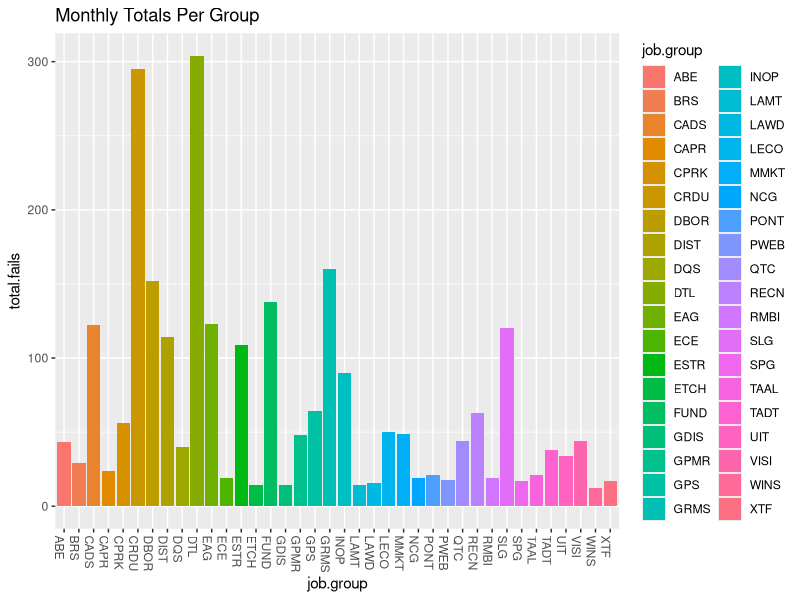
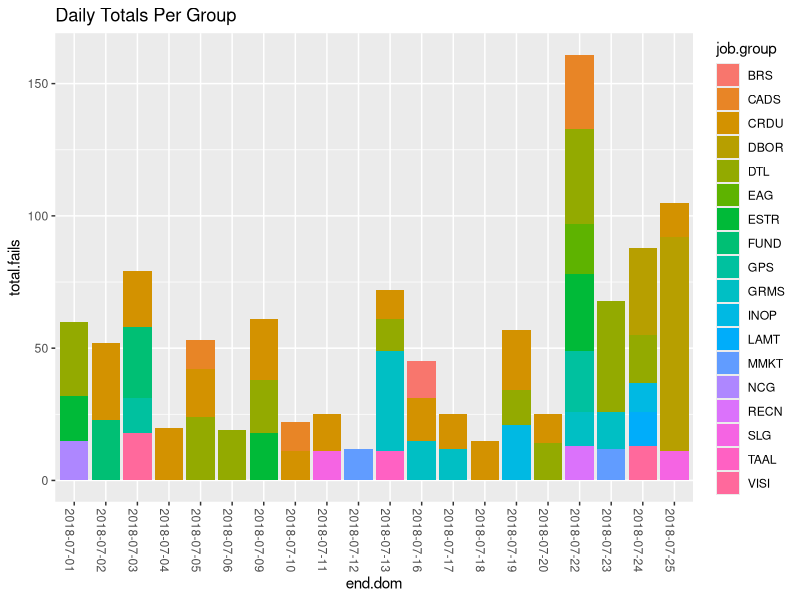
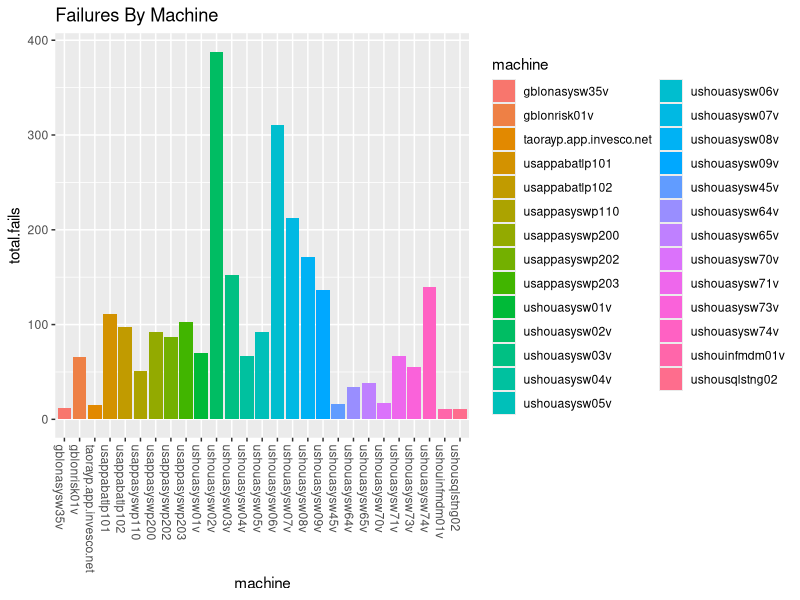
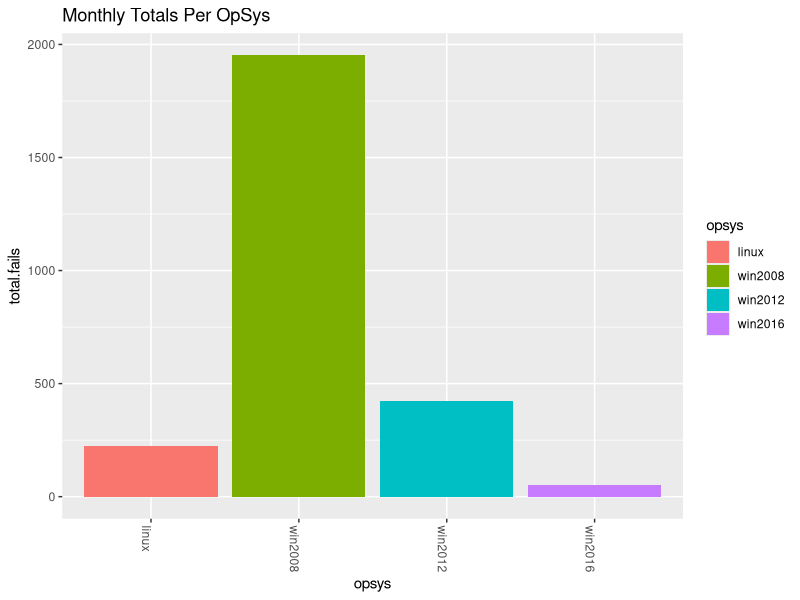
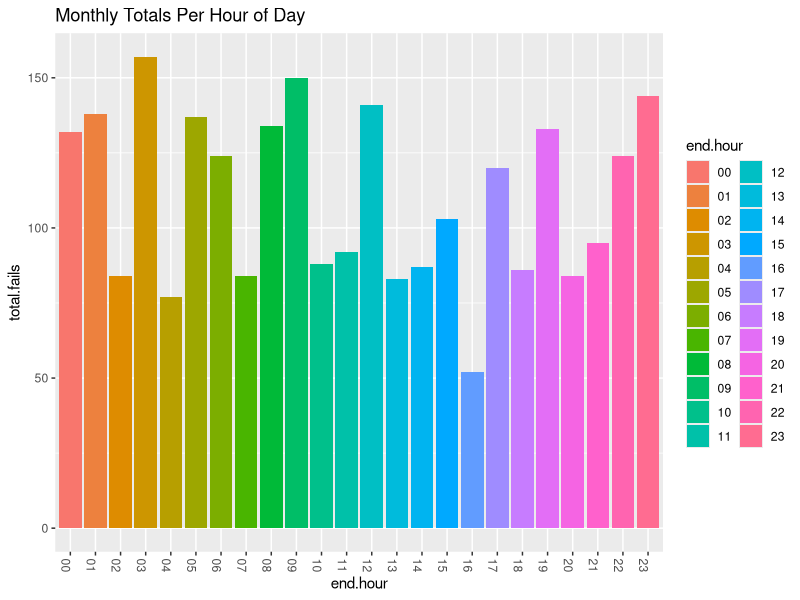
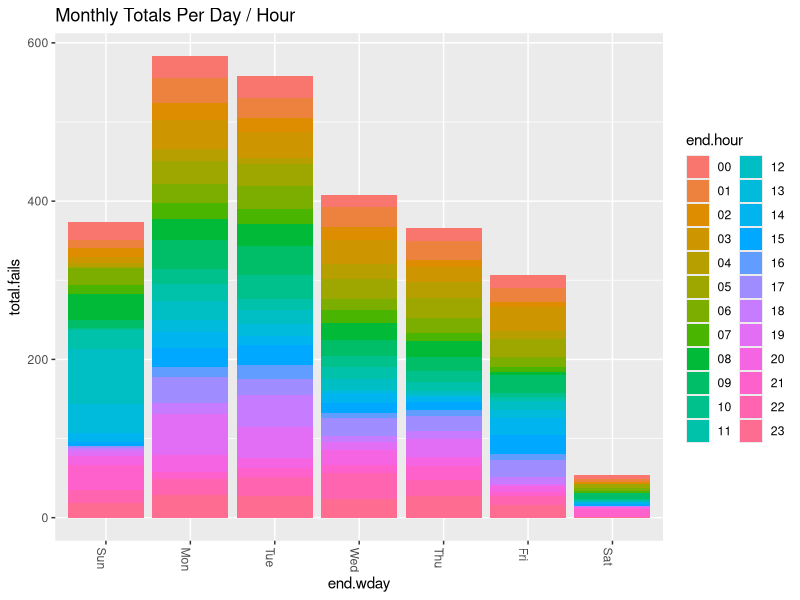
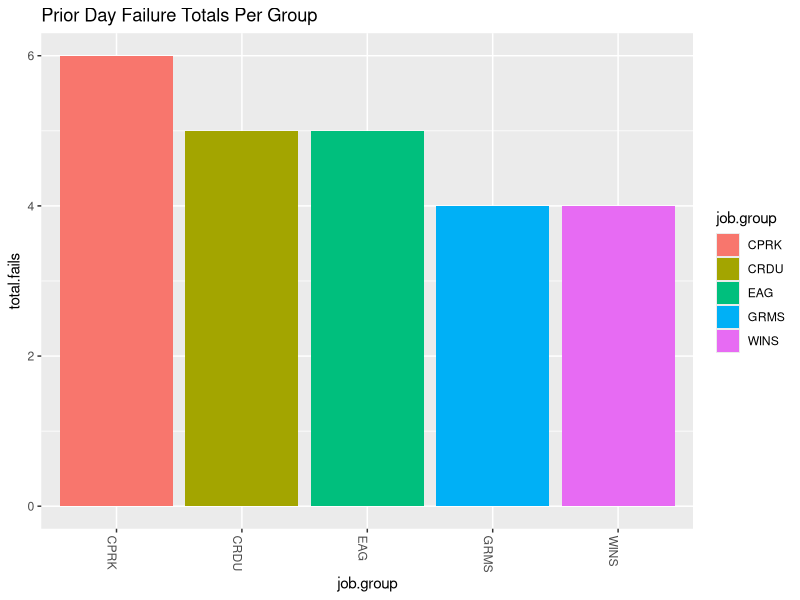

Write the R code that produced these figures, in order.
## ---- chunk 1
options(max.print = 400, warn=-1)

library(dplyr)
library(lubridate)
library(ggplot2)



machines = read.table("agents.csv", sep=",")
colnames(machines) = c("machine", "opsys")
bad.runs = read.table("cmdfails.csv", sep=",")
colnames(bad.runs) = 
  c("job.name", "job.group", "sn.assignment","machine", "joid",
    "run.num","try.number","start.epoc","start.date", "end.epoc",
    "end.date","seconds.ran","status", "exit.code", "incident",
    "process.date")
bad.runs = inner_join(bad.runs, machines)
bad.runs = bad.runs %>%
  mutate(
    end.month = factor(substr(end.date,1,7)),
    end.dom = factor(substr(end.date,1,10)),
    end.day = factor(substr(end.date,9,10)),
    end.hour = factor(substr(end.date,12,13)),
    end.wday = factor(wday(end.date, label=T))
  )

term.runs = bad.runs %>% filter(status == "TERMINATED")
fail.runs = bad.runs %>% filter(status == "FAILURE")

mon.fails = fail.runs %>%
  filter(as.character(end.month) >= "2018-07" & job.group != "EST") 

prior.fails = mon.fails %>%
  filter(end.day == '26')

fails.job = mon.fails %>%
  select(job.name) %>%
  group_by(job.name) %>%
  summarize(total.fails = n()) %>%
  filter(total.fails > 10) %>%
  arrange(desc(total.fails))

prior.fails.job = prior.fails %>%
  select(job.name) %>%
  group_by(job.name) %>%
  summarize(total.fails = n()) %>%
  arrange(desc(total.fails))

fails.machine = mon.fails %>%
  select(machine) %>%
  group_by(machine) %>%
  summarize(total.fails = n()) %>%
  filter(total.fails > 10) %>%
  arrange(desc(total.fails))

fails.code = mon.fails %>%
  select(exit.code) %>%
  group_by(exit.code) %>%
  summarize(total.fails = n()) %>%
  filter(total.fails > 10) %>%
  arrange(desc(total.fails))

fails.hour = mon.fails %>%
  select(end.hour) %>%
  group_by(end.hour) %>%
  summarize(total.fails = n()) %>%
  arrange(end.hour)

fails.wday.hour = mon.fails %>%
  select(end.wday, end.hour) %>%
  group_by(end.wday, end.hour) %>%
  summarize(total.fails = n())

fails.opsys = mon.fails %>%
  select(opsys) %>%
  group_by(opsys) %>%
  summarize(total.fails = n()) %>%
  filter(total.fails > 10) %>%
  arrange(desc(total.fails))

fails.group = mon.fails %>%
  select(job.group) %>%
  group_by(job.group) %>%
  summarize(total.fails = n()) %>%
  filter(total.fails > 10) %>%
  arrange(desc(total.fails))

fails.group.day = mon.fails %>%
  select(end.dom, job.group) %>%
  group_by(end.dom, job.group) %>%
  summarize(total.fails = n()) %>%
  filter(total.fails > 10) %>%
  arrange(desc(total.fails))

fails.pior.group = prior.fails %>%
  select(job.group) %>%
  group_by(job.group) %>%
  summarize(total.fails = n()) %>%
  filter(total.fails > 2) %>%
  arrange(desc(total.fails))
## ---- chunk 2
print(fails.job)
## ---- chunk 3
group.monthly.totals = ggplot(fails.group, aes(job.group, total.fails, fill=job.group))+
  geom_col()+
  theme(axis.text.x=element_text(angle = -90, hjust = 0))+
  labs(title="Monthly Totals Per Group")
print(group.monthly.totals)
## ---- chunk 4
daily.totals.by.group = 
  ggplot(fails.group.day, aes(end.dom, total.fails, fill=job.group))+
  geom_col()+
  theme(axis.text.x=element_text(angle = -90, hjust = 0))+
  labs(title="Daily Totals Per Group")
print(daily.totals.by.group)
## ---- chunk 5
totals.by.machine = 
  ggplot(fails.machine, aes(machine, total.fails, fill=machine))+
  geom_col()+
  theme(axis.text.x=element_text(angle = -90, hjust = 0))+
  labs(title="Failures By Machine")
print(totals.by.machine)
## ---- chunk 6
print(fails.code)
## ---- chunk 7
opsys.totals = ggplot(fails.opsys, aes(opsys, total.fails, fill=opsys))+
  geom_col()+
  theme(axis.text.x=element_text(angle = -90, hjust = 0))+
  labs(title="Monthly Totals Per OpSys")
print(opsys.totals)
## ---- chunk 8
hourly.totals = ggplot(fails.hour, aes(end.hour, total.fails, fill=end.hour))+
  geom_col()+
  theme(axis.text.x=element_text(angle = -90, hjust = 0))+
  labs(title="Monthly Totals Per Hour of Day")
print(hourly.totals)
## ---- chunk 9
wday.hour.totals = ggplot(fails.wday.hour, aes(end.wday, total.fails, fill=end.hour))+
  geom_col()+
  theme(axis.text.x=element_text(angle = -90, hjust = 0))+
  labs(title="Monthly Totals Per Day / Hour")
print(wday.hour.totals)
## ---- chunk 10
print(prior.fails.job)
## ---- chunk 11
prior.totals.by.group = 
  ggplot(fails.pior.group, aes(job.group, total.fails, fill=job.group))+
  geom_col()+
  theme(axis.text.x=element_text(angle = -90, hjust = 0))+
  labs(title="Prior Day Failure Totals Per Group")
print(prior.totals.by.group)

